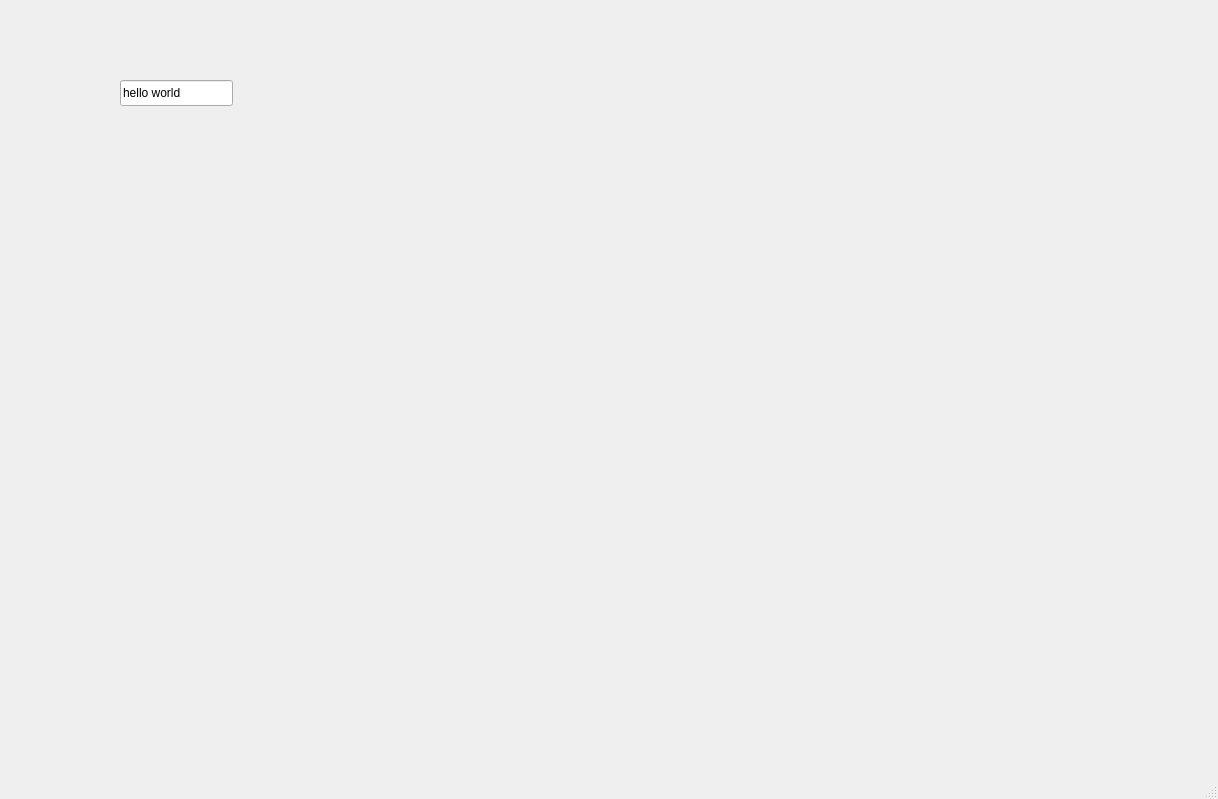
<?xml version="1.0" encoding="UTF-8"?>
<ui version="4.0">
 <class>MainWindow</class>
 <widget class="QMainWindow" name="MainWindow">
  <property name="geometry">
   <rect>
    <x>0</x>
    <y>0</y>
    <width>1218</width>
    <height>799</height>
   </rect>
  </property>
  <property name="windowTitle">
   <string>MainWindow</string>
  </property>
  <widget class="QWidget" name="centralwidget">
   <widget class="QLineEdit" name="lineEdit">
    <property name="geometry">
     <rect>
      <x>120</x>
      <y>80</y>
      <width>113</width>
      <height>26</height>
     </rect>
    </property>
    <property name="text">
     <string>hello world</string>
    </property>
   </widget>
  </widget>
  <widget class="QMenuBar" name="menubar">
   <property name="geometry">
    <rect>
     <x>0</x>
     <y>0</y>
     <width>1218</width>
     <height>27</height>
    </rect>
   </property>
  </widget>
  <widget class="QStatusBar" name="statusbar"/>
 </widget>
 <resources/>
 <connections/>
</ui>
